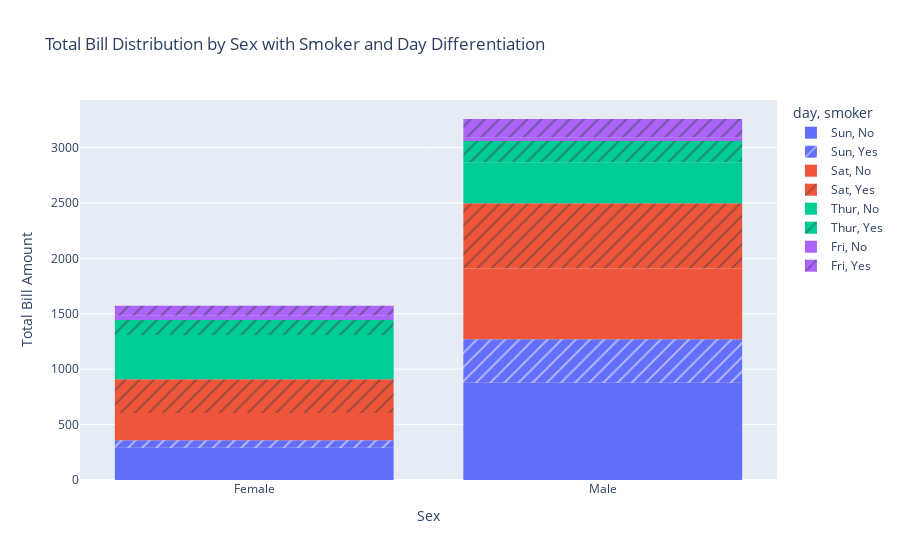

Source (notebook cell):
### Markdown cell above
Q3. Using the tips dataset in the Plotly library, Plot a histogram for x= "sex" and y="total_bill" column in
the tips dataset. Also, use the "smoker" column with the pattern_shape parameter and the "day"
column with the color parameter.

### Code cell
# Answer
import plotly.express as px

df = px.data.tips()

# histogram with pattern_shape and color parameters
fig = px.histogram(
    df,
    x="sex",
    y="total_bill",
    color="day",
    pattern_shape="smoker",
    title="Total Bill Distribution by Sex with Smoker and Day Differentiation",
)

fig.update_layout(
    xaxis_title="Sex",
    yaxis_title="Total Bill Amount",
)

fig.show()

### Figure 1 — Plotly figure (JSON) as saved in the notebook; plotly's stock layout.template omitted (floating-point values rounded to 4 significant figures)
{"data": [{"alignmentgroup": "True", "bingroup": "x", "histfunc": "sum", "hovertemplate": "day=Sun<br>smoker=No<br>sex=%{x}<br>sum of total_bill=%{y}<extra></extra>", "legendgroup": "Sun, No", "marker": {"color": "#636efa", "pattern": {"shape": ""}}, "name": "Sun, No", "offsetgroup": "Sun, No", "orientation": "v", "showlegend": true, "type": "histogram", "x": ["Female", "Male", "Male", "Male", "Female", "Male", "Male", "Male", "Male", "Male", "Male", "Female", "Male", "Male", "Female", "Male", "Female", "Male", "Female", "Male", "Male", "Male", "Male", "Male", "Male", "Male", "Male", "Male", "Male", "Female", "Female", "Male", "Male", "Male", "Male", "Male", "Female", "Female", "Male", "Male", "Male", "Male", "Male", "Male", "Female", "Male", "Female", "Female", "Male", "Male", "Male", "Female", "Male", "Male", "Male", "Male", "Male"], "xaxis": "x", "y": [16.99, 10.34, 21.01, 23.68, 24.59, 25.29, 8.77, 26.88, 15.04, 14.78, 10.27, 35.26, 15.42, 18.43, 14.83, 21.58, 10.33, 16.29, 16.97, 17.46, 13.94, 9.68, 30.4, 18.29, 22.23, 32.4, 28.55, 18.04, 12.54, 10.29, 34.81, 9.94, 25.56, 19.49, 38.07, 23.95, 25.71, 17.31, 29.93, 14.07, 13.13, 17.26, 24.55, 19.77, 29.85, 48.17, 25, 13.39, 16.49, 21.5, 12.66, 16.21, 13.81, 24.52, 20.76, 31.71, 20.69], "yaxis": "y"}, {"alignmentgroup": "True", "bingroup": "x", "histfunc": "sum", "hovertemplate": "day=Sun<br>smoker=Yes<br>sex=%{x}<br>sum of total_bill=%{y}<extra></extra>", "legendgroup": "Sun, Yes", "marker": {"color": "#636efa", "pattern": {"shape": "/"}}, "name": "Sun, Yes", "offsetgroup": "Sun, Yes", "orientation": "v", "showlegend": true, "type": "histogram", "x": ["Female", "Male", "Male", "Male", "Male", "Male", "Male", "Female", "Male", "Male", "Male", "Male", "Male", "Male", "Female", "Male", "Female", "Male", "Male"], "xaxis": "x", "y": [17.51, 7.25, 31.85, 16.82, 32.9, 17.89, 14.48, 9.6, 34.63, 34.65, 23.33, 45.35, 23.17, 40.55, 20.9, 30.46, 18.15, 23.1, 15.69], "yaxis": "y"}, {"alignmentgroup": "True", "bingroup": "x", "histfunc": "sum", "hovertemplate": "day=Sat<br>smoker=No<br>sex=%{x}<br>sum of total_bill=%{y}<extra></extra>", "legendgroup": "Sat, No", "marker": {"color": "#EF553B", "pattern": {"shape": ""}}, "name": "Sat, No", "offsetgroup": "Sat, No", "orientation": "v", "showlegend": true, "type": "histogram", "x": ["Male", "Male", "Female", "Female", "Male", "Male", "Male", "Male", "Male", "Male", "Female", "Male", "Male", "Female", "Female", "Male", "Male", "Male", "Female", "Male", "Male", "Male", "Female", "Male", "Male", "Male", "Female", "Male", "Male", "Female", "Female", "Male", "Female", "Male", "Male", "Female", "Male", "Male", "Male", "Male", "Male", "Male", "Female", "Male", "Male"], "xaxis": "x", "y": [20.65, 17.92, 20.29, 15.77, 39.42, 19.82, 17.81, 13.37, 12.69, 21.7, 19.65, 9.55, 18.35, 15.06, 20.69, 17.78, 24.06, 16.31, 16.93, 18.69, 31.27, 16.04, 26.41, 48.27, 17.59, 20.08, 16.45, 20.23, 12.02, 17.07, 14.73, 10.51, 20.92, 18.24, 14, 7.25, 48.33, 20.45, 13.28, 11.61, 10.77, 10.07, 35.83, 29.03, 17.82], "yaxis": "y"}, {"alignmentgroup": "True", "bingroup": "x", "histfunc": "sum", "hovertemplate": "day=Sat<br>smoker=Yes<br>sex=%{x}<br>sum of total_bill=%{y}<extra></extra>", "legendgroup": "Sat, Yes", "marker": {"color": "#EF553B", "pattern": {"shape": "/"}}, "name": "Sat, Yes", "offsetgroup": "Sat, Yes", "orientation": "v", "showlegend": true, "type": "histogram", "x": ["Male", "Male", "Male", "Male", "Male", "Male", "Female", "Male", "Female", "Female", "Male", "Female", "Female", "Male", "Male", "Male", "Female", "Female", "Female", "Male", "Male", "Male", "Male", "Male", "Female", "Male", "Male", "Female", "Female", "Female", "Male", "Male", "Male", "Female", "Female", "Male", "Male", "Male", "Male", "Male", "Female", "Male"], "xaxis": "x", "y": [38.01, 11.24, 20.29, 13.81, 11.02, 18.29, 3.07, 15.01, 26.86, 25.28, 17.92, 44.3, 22.42, 15.36, 20.49, 25.21, 14.31, 10.59, 10.63, 50.81, 15.81, 26.59, 38.73, 24.27, 12.76, 30.06, 25.89, 13.27, 28.17, 12.9, 28.15, 11.59, 7.74, 30.14, 22.12, 24.01, 15.69, 15.53, 12.6, 32.83, 27.18, 22.67], "yaxis": "y"}, {"alignmentgroup": "True", "bingroup": "x", "histfunc": "sum", "hovertemplate": "day=Thur<br>smoker=No<br>sex=%{x}<br>sum of total_bill=%{y}<extra></extra>", "legendgroup": "Thur, No", "marker": {"color": "#00cc96", "pattern": {"shape": ""}}, "name": "Thur, No", "offsetgroup": "Thur, No", "orientation": "v", "showlegend": true, "type": "histogram", "x": ["Male", "Male", "Male", "Male", "Female", "Male", "Female", "Male", "Male", "Male", "Male", "Female", "Female", "Female", "Male", "Female", "Male", "Male", "Female", "Female", "Male", "Female", "Female", "Male", "Male", "Female", "Female", "Female", "Female", "Female", "Female", "Female", "Female", "Female", "Male", "Male", "Female", "Female", "Female", "Female", "Female", "Male", "Male", "Male", "Female"], "xaxis": "x", "y": [27.2, 22.76, 17.29, 16.66, 10.07, 15.98, 34.83, 13.03, 18.28, 24.71, 21.16, 10.65, 12.43, 24.08, 11.69, 13.42, 14.26, 15.95, 12.48, 29.8, 8.52, 14.52, 11.38, 22.82, 19.08, 20.27, 11.17, 12.26, 18.26, 8.51, 10.33, 14.15, 13.16, 17.47, 34.3, 41.19, 27.05, 16.43, 8.35, 18.64, 11.87, 9.78, 7.51, 7.56, 18.78], "yaxis": "y"}, {"alignmentgroup": "True", "bingroup": "x", "histfunc": "sum", "hovertemplate": "day=Thur<br>smoker=Yes<br>sex=%{x}<br>sum of total_bill=%{y}<extra></extra>", "legendgroup": "Thur, Yes", "marker": {"color": "#00cc96", "pattern": {"shape": "/"}}, "name": "Thur, Yes", "offsetgroup": "Thur, Yes", "orientation": "v", "showlegend": true, "type": "histogram", "x": ["Male", "Male", "Male", "Female", "Male", "Male", "Male", "Male", "Female", "Female", "Male", "Male", "Female", "Female", "Female", "Male", "Female"], "xaxis": "x", "y": [19.44, 32.68, 16, 19.81, 28.44, 15.48, 16.58, 10.34, 43.11, 13, 13.51, 18.71, 12.74, 13, 16.4, 20.53, 16.47], "yaxis": "y"}, {"alignmentgroup": "True", "bingroup": "x", "histfunc": "sum", "hovertemplate": "day=Fri<br>smoker=No<br>sex=%{x}<br>sum of total_bill=%{y}<extra></extra>", "legendgroup": "Fri, No", "marker": {"color": "#ab63fa", "pattern": {"shape": ""}}, "name": "Fri, No", "offsetgroup": "Fri, No", "orientation": "v", "showlegend": true, "type": "histogram", "x": ["Male", "Female", "Male", "Female"], "xaxis": "x", "y": [22.49, 22.75, 12.46, 15.98], "yaxis": "y"}, {"alignmentgroup": "True", "bingroup": "x", "histfunc": "sum", "hovertemplate": "day=Fri<br>smoker=Yes<br>sex=%{x}<br>sum of total_bill=%{y}<extra></extra>", "legendgroup": "Fri, Yes", "marker": {"color": "#ab63fa", "pattern": {"shape": "/"}}, "name": "Fri, Yes", "offsetgroup": "Fri, Yes", "orientation": "v", "showlegend": true, "type": "histogram", "x": ["Male", "Female", "Female", "Male", "Male", "Male", "Male", "Female", "Female", "Male", "Female", "Male", "Male", "Female", "Female"], "xaxis": "x", "y": [28.97, 5.75, 16.32, 40.17, 27.28, 12.03, 21.01, 11.35, 15.38, 12.16, 13.42, 8.58, 13.42, 16.27, 10.09], "yaxis": "y"}], "layout": {"autosize": true, "barmode": "relative", "legend": {"title": {"text": "day, smoker"}, "tracegroupgap": 0}, "title": {"text": "Total Bill Distribution by Sex with Smoker and Day Differentiation"}, "xaxis": {"anchor": "y", "autorange": true, "domain": [0, 1], "range": [-0.5, 1.5], "title": {"text": "Sex"}, "type": "category"}, "yaxis": {"anchor": "x", "autorange": true, "domain": [0, 1], "range": [0, 3428.0], "title": {"text": "Total Bill Amount"}, "type": "linear"}}}
